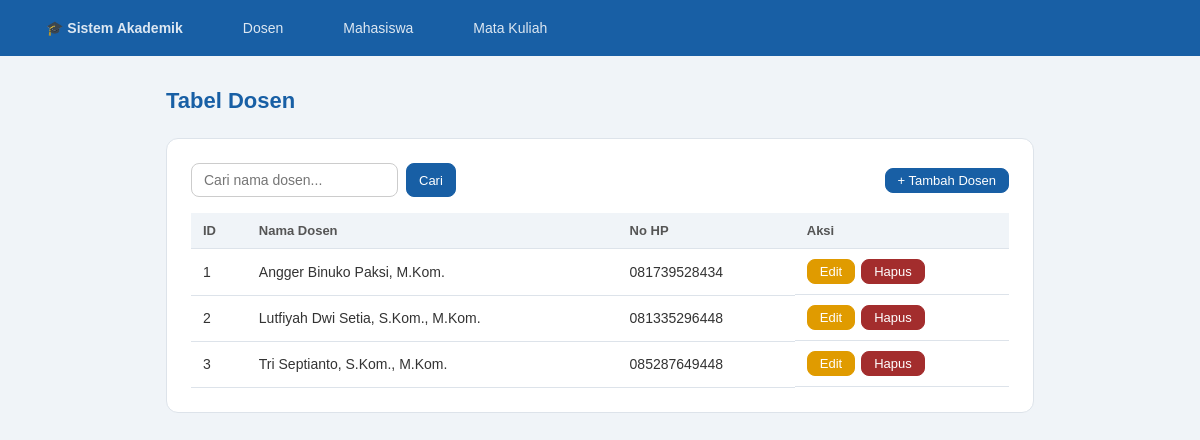
The app's page /viewdosen.php with its own data.
### tables this page shows
CREATE TABLE `t_dosen` (
  `idDosen` int(11) NOT NULL,
  `namaDosen` varchar(50) NOT NULL,
  `noHP` varchar(25) DEFAULT NULL
);

### viewdosen.php (the view, shortened to what this page needs)
<?php include 'koneksi.php'; ?>
<!DOCTYPE html>
<html lang="id">
<head>
    <link rel="stylesheet" href="style.css">
</head>
<body>
    <nav class="navbar">
        <a href="viewdosen.php" class="navbar-brand">🎓 Sistem Akademik</a>
        <a href="viewdosen.php">Dosen</a>
        <a href="viewmahasiswa.php">Mahasiswa</a>
        <a href="viewmatakuliah.php">Mata Kuliah</a>
    </nav>
    <div class="page-wrapper">
        <p class="page-title">Tabel Dosen</p>
        <div class="card">
            <div class="action-bar">
                <form action="viewdosen.php" method="get"
                      style="display:flex; gap:8px;">
                    <div class="search-bar" style="margin:0;">
                        <input type="text"
                               name="keyword"
                               placeholder="Cari nama dosen..."
                               value="<?php echo isset($_GET['keyword']) ?
                                      $_GET['keyword'] : ''; ?>">
                        <button type="submit" class="btn btn-primary btn-sm">
                            Cari
                        </button>
                    </div>
                </form>
                <a href="inputdosen.php" class="btn btn-primary btn-sm">
                    + Tambah Dosen
                </a>
            </div>
            <table>
                <thead>
                    <tr>
                        <th>ID</th>
                        <th>Nama Dosen</th>
                        <th>No HP</th>
                        <th>Aksi</th>
                    </tr>
                </thead>
                <tbody>
                <?php
                    if (isset($_GET['keyword']) && $_GET['keyword'] != '') {
                        $keyword = $_GET['keyword'];
                        $query   = "SELECT * FROM t_dosen
                                    WHERE namaDosen LIKE '%$keyword%'
                                    ORDER BY idDosen ASC";
                    } else {
                        $query   = "SELECT * FROM t_dosen
                                    ORDER BY idDosen ASC";
                    }
                    $result = mysqli_query($link, $query);
                    if (mysqli_num_rows($result) == 0) {
                        echo "<tr>
                                <td colspan='4'
                                    style='text-align:center;
                                           color:#888;
                                           padding:2rem;'>
                                    Data tidak ditemukan
                                </td>
                              </tr>";
                    } else {
                        while ($data = mysqli_fetch_assoc($result)) {
                            echo "<tr>
                                    <td>" . $data['idDosen'] . "</td>
                                    <td>" . $data['namaDosen'] . "</td>
                                    <td>" . $data['noHP'] . "</td>
                                    <td style='display:flex; gap:6px;'>
                                        <a href='editdosen.php?idDosen="
                                            . $data['idDosen'] . "'
                                           class='btn btn-warning btn-sm'>
                                            Edit
                                        </a>
                                        <a href='hapusdosen.php?idDosen="
                                            . $data['idDosen'] . "'
                                           class='btn btn-danger btn-sm'
                                           onclick=\"return confirm('Yakin ingin menghapus data ini?')\">
                                            Hapus
                                        </a>
                                    </td>
                                  </tr>";
                        }
                    }
                ?>
                </tbody>
            </table>
        </div>
    </div>
</body>
</html>

### style.css (style rules this page uses)
* { margin: 0; padding: 0; box-sizing: border-box; }
body { font-family: Arial, sans-serif; background-color: #f0f4f8; color: #333; }
.navbar { background-color: #185FA5; padding: 0 2rem; display: flex; align-items: center; gap: 2rem; height: 56px; }
.navbar-brand { color: #fff; font-size: 18px; font-weight: bold; text-decoration: none; }
.navbar a { color: rgba(255,255,255,0.85); text-decoration: none; font-size: 14px; padding: 6px 14px; border-radius: 6px; transition: background 0.2s; }
.page-wrapper { max-width: 900px; margin: 2rem auto; padding: 0 1rem; }
.page-title { font-size: 22px; font-weight: bold; margin-bottom: 1.5rem; color: #185FA5; }
.card { background: #fff; border: 1px solid #dde3ea; border-radius: 12px; padding: 1.5rem; margin-bottom: 1.5rem; }
.btn { padding: 8px 20px; border-radius: 8px; font-size: 14px; cursor: pointer; border: 1px solid #ccc; background: #fff; color: #333; text-decoration: none; display: inline-block; transition: opacity 0.2s; }
.btn-primary { background: #185FA5; color: #fff; border-color: #185FA5; }
.btn-warning { background: #e09b00; color: #fff; border-color: #e09b00; }
.btn-danger { background: #A32D2D; color: #fff; border-color: #A32D2D; }
.btn-sm { padding: 4px 12px; font-size: 13px; }
table { width: 100%; border-collapse: collapse; font-size: 14px; }
thead tr { background-color: #f0f4f8; }
th { padding: 10px 12px; text-align: left; font-weight: bold; font-size: 13px; color: #555; border-bottom: 1px solid #dde3ea; }
td { padding: 10px 12px; border-bottom: 1px solid #dde3ea; color: #333; }
.search-bar { display: flex; gap: 8px; margin-bottom: 1rem; }
.search-bar input { flex: 1; padding: 8px 12px; border: 1px solid #ccc; border-radius: 8px; font-size: 14px; }
.action-bar { display: flex; justify-content: space-between; align-items: center; margin-bottom: 1rem; }

### records on screen
t_dosen: idDosen "1", namaDosen "Angger Binuko Paksi, M.Kom.", noHP "081739528434"
t_dosen: idDosen "2", namaDosen "Lutfiyah Dwi Setia, S.Kom., M.Kom.", noHP "081335296448"
t_dosen: idDosen "3", namaDosen "Tri Septianto, S.Kom., M.Kom.", noHP "085287649448"
